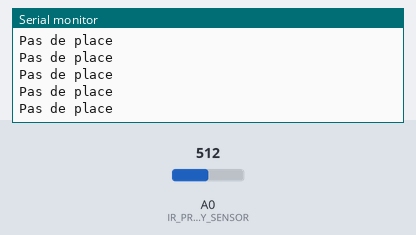
This sketch was run on a simulated Arduino Uno, built with avr-gcc and run on an emulated ATmega328P. Parts: the last lines printed to the serial monitor. The inputs (shaded band) are chosen by the test bench; at power-on: A0 (IR_PROXIMITY_SENSOR) = 512.

Above: at 1.2 s.
1.3 s: A0 (IR_PROXIMITY_SENSOR) set to 340
4.3 s: A0 (IR_PROXIMITY_SENSOR) set to 314
At 5.4 s:
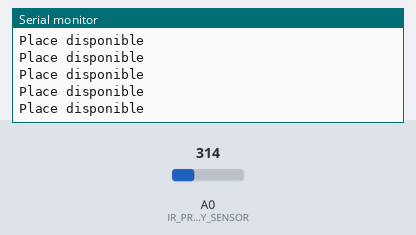
6.2 s: A0 (IR_PROXIMITY_SENSOR) set to 511
At 6.7 s:
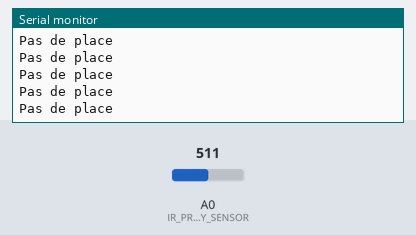
9.2 s: A0 (IR_PROXIMITY_SENSOR) set to 306
At 10.3 s:
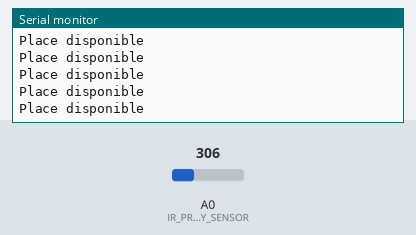
12.2 s: A0 (IR_PROXIMITY_SENSOR) set to 716
At 12.8 s:
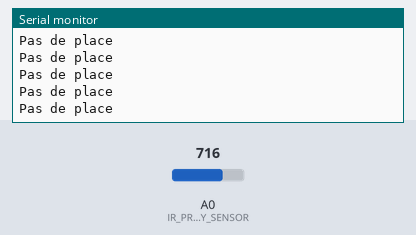
15.2 s: A0 (IR_PROXIMITY_SENSOR) set to 122
At 16.0 s:
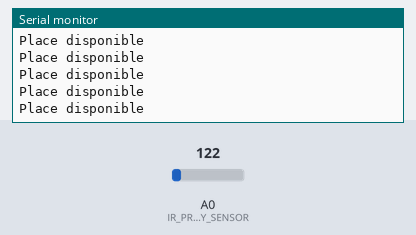

The sketch:

capteurDistance.ino
```cpp
  #define IR_PROXIMITY_SENSOR A0 // Analog input pin that  is attached to the sensor
  #define ADC_REF 5//reference voltage of ADC is 5v.If the Vcc switch on the Seeeduino
                     //board switches to 3V3, the ADC_REF should be 3.3
    float voltage;//the sensor voltage, you can calculate or find the distance


    void setup()
    {
        // initialise serial communications at 9600 bps:
        Serial.begin(9600);
        Serial.print("Welcome to Active Park Assist");
        Serial.println("Initialize");
    }

    void loop()
    {
        voltage = getVoltage();

        if(voltage<1.6){
           Serial.println("Place disponible");
        }
        else {
          Serial.println("Pas de place");
        }
    }

    float getVoltage()
    {
        int sensor_value;
        int sum;
        // read the analog in value:
        for (int i = 0;i < 20;i ++)//Continuous sampling 20 times
        {
            sensor_value = analogRead(IR_PROXIMITY_SENSOR);
            sum += sensor_value;
        }
        sensor_value = sum / 20;
        float voltage;
        voltage = (float)sensor_value*ADC_REF/1024;
        return voltage;
    }
```

Measured:
- the behaviour switches between 328 and 327 on A0 (IR_PROXIMITY_SENSOR) (found by bisection; images 0 and 1)
- after the input at 4.3 s, the serial monitor: prints a new line after 0.07 s (image 1)
